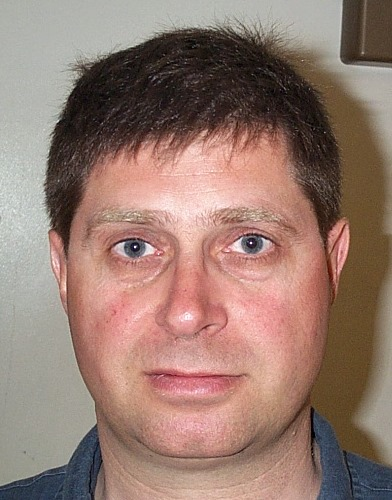
%> input picture DB1/db1_01.jpg, 392 x 500 px; its folder holds only this picture in this run
$ octave PCA.m   (GNU Octave 9; MATLAB toolbox functions it lacks are replaced by stand-ins)
%> lines starting %> are read from the running program, lines starting %| are printed output that depends on the picture; in (x1, y1, x2, y2) boxes, pixels count from 0 and x2, y2 are one past the last pixel; in counts of white or black regions, pixels touching at a corner belong together; the program's own positions count from 1
### colorCorrection.m
function compImg = colorCorrection(img)

    red = img(:,:,1);
    green = img(:,:,2);
    blue = img(:,:,3);

    % inverse of mean of individual color channels
    meanRed = 1/(mean(mean(red)));
    meanGreen = 1/(mean(mean(green)));
    meanBlue = 1/(mean(mean(blue)));

    % get max of the inverse-mean
    maxRGB = max(max(meanRed, meanGreen), meanBlue);

    meanRed = meanRed/maxRGB;
    meanGreen = meanGreen/maxRGB;
    meanBlue = meanBlue/maxRGB;

    red = red*meanRed;
    green = green*meanGreen;
    blue = blue*meanBlue;

    compImg = cat(3,red,green,blue);

end

### skinDetection.m
function skinMask = skinDetection(compImg)

    % threshold values obtained after testing
    Ymin = 70;
    cbMin = 110;
    cbMax = 180;
    crMin = 129;
    crMax = 185;

    % allocate memory
    im = zeros(size(compImg,1), size(compImg,2));

    % --- SKIN DETECTION WITH YCBCR --- %
    YCbCr = rgb2ycbcr(compImg);

    % find face-skin px
    for i = 1:size(im,1)
        for j = 1:size(im, 2)
            Y = YCbCr(i,j,1);
            Cb = YCbCr(i,j,2);
            Cr = YCbCr(i,j,3);
            if((Y > Ymin) && (cbMin <= Cb && Cb <= cbMax ) && (crMin <= Cr && Cr <= crMax))
                im(i,j) = 1;  %found face-skin
            end
        end
    end

    % morph operations - this part can be reduced.
    im = imfill(im, 'holes');
    im = imdilate(im, strel('square', 6));
    im = imfill(im, 'holes');
    im = logical(im);
    im = bwareafilt(im,1);
    im = imerode(im, strel('disk', 8));
    im = bwareafilt(im,1);
    skinMask = imfill(im, 'holes');
end

### findMouth.m
function mouthCenter = findMouth(compImg)

    threshold = 0.25;

    img = rgb2ycbcr(compImg);
    img = im2double(img);
    Cb = img(:,:,2);
    Cr = img(:,:,3);

    n = 0.95 * (mean2((Cr).^2)) / mean2(Cr./Cb);
    mouthMap = (Cr.^2) .* ((Cr.^2) - n.* (Cr./Cb)).^2;

    mouthMap = mouthMap.*255;

    % threshold in order to find mouth
    mouthMap(mouthMap > threshold) = 255;

    % morphological operations to remove blob-px
    mouthMap = imerode(mouthMap, strel('disk', 4));
    mouthMap = imdilate(mouthMap, strel('disk', 7));

    mouthMap = (mouthMap - min(min(mouthMap))) / (max(max(mouthMap)) - min(min(mouthMap)) );

    % mouth is on lower half of image
    mouthMap = uint8(mouthMap);
    BW = logical(mouthMap);
    [rows, cols] = size(mouthMap);
    BW(1 : round((1/2)*rows), :) = 0; % top
    mouthMap = BW;
    mouthMap = bwareafilt(mouthMap, 1);

    %find the coordinates of mouth
    mouthProp = regionprops(mouthMap, 'Centroid');
    centroid = mouthProp.Centroid;
    mouthCenter = round(centroid);

%     % alternative 2:
%
%     % threshold value to erase
%     threshold = 0.4;
%
%     % get Cb and Cr
%     img = rgb2ycbcr(compImg);
%     img = im2double(img);
%     Cb = img(:,:,2);
%     Cr = img(:,:,3);
%
%     n = 0.95 * (mean((Cr).^2)) / mean(Cr./Cb);
%     mouthMap = (Cr.^2) .* ((Cr.^2) - n.* (Cr./Cb)).^2;
%
%     % normalize
%     mouthMap = (mouthMap ./ max(mouthMap(:)));
%
%     % dilate potential mouth
%     SE = strel('disk', 10);
%     mouthMap = imdilate(mouthMap, SE);
%
%     % threshold to remove unwanted px
%     mouthMap = (mouthMap > threshold);
%
%     % only keep largest blob -> mouth
%     mouthMap = bwareafilt(mouthMap, 1, 'Largest');
%
%     % get position of mouth
%     mouthProp = regionprops(mouthMap, 'Centroid');
%     centroid = mouthProp.Centroid;
%     mouthCenter = round(centroid);
%


end

### faceDetect.m
function croppedImage = faceDetect(img)

    % color correction
    compImg = colorCorrection(img);

    % skin detection
    skinMask = skinDetection(compImg);

    % find mouth
    mouthCenter = findMouth(compImg);

    % find eyes
    [eyeMask, leftEyePos, rightEyePos] = findEyes(compImg, mouthCenter);

    % clean up
    eyeMap = eyeMask .* skinMask;

    % rotate face
    [rotatedEyeMap, rotatedImage, left, right] = faceRotation(eyeMap, compImg, leftEyePos, rightEyePos);

    % scale
    [scaledImage, posOfLeftEye] = imageScaling(rotatedEyeMap, rotatedImage, left, right);

    % crop
    croppedImage = cropImage(scaledImage, posOfLeftEye);
    croppedImage = im2double(rgb2gray(croppedImage));

    % normalization
    croppedImage = (croppedImage - min(min(croppedImage))) / (max(max(croppedImage)) - min(min(croppedImage)) );

    % factor value chosen through obeservation and testing of the set
    factor = 0.74/mean(croppedImage(:));
    croppedImage = croppedImage*factor;
    croppedImage = reshape(croppedImage, [], 1);

end

### findEyes.m
function [eyeImg, leftEyePos, rightEyePos] = findEyes(compImg, mouthCenter)

    % Implementation based on report "A hybrid method for eyes detection in facial images:
    % https://repository.lboro.ac.uk/articles/A_hybrid_method_for_eyes_detection_in_facial_images/9404018

    img = rgb2ycbcr(compImg);
    img = im2double(img);
    Y = img(:,:,1);
    Cb = img(:,:,2);
    Cr = img(:,:,3);

    % --- ILLUMINATION-BASED METHOD --- %
    Cb2 = (Cb.^2);
    Cr2 = (Cr.^2);
    Cr2Inv = (1-Cr2);
    CbCr = (Cb./Cr);

    eyeMapC = (1/3).*Cb2 + (1/3).*Cr2Inv + (1/3).*CbCr;
    eyeMapC = histeq(eyeMapC);

    SE = strel('disk', 5);
    nominator = imdilate(Y, SE);
    denominator = imerode(Y, SE);
    eyeMapL = nominator./(denominator + 1);

    eyeMap = eyeMapC .* eyeMapL;

    % --- COLOUR-BASED METHOD --- %
    grayImg = rgb2gray(compImg);
    grayImg = histeq(grayImg);

    % threshold 20 according to report - also gave best result
    threshold = 20;
    darkEyes = grayImg > threshold;

    % --- EDGE DENSITY-BASED METHOD --- %
    %detect edges using sobel
    grayImg = rgb2gray(compImg);
    sobelImg = edge(grayImg, 'sobel');

    % morph operations
    SE = strel('disk', 4);
    imgdil1 = imdilate(sobelImg, SE);
    imgdil2 = imdilate(imgdil1, SE);

    imger1 = imerode(imgdil2, SE);
    imger2 = imerode(imger1, SE);
    edgeDenImg = imerode(imger2, SE);

    % --- FIND EYES --- %
    threshold = 0.5;

    % loop until two eyes found
    while 1
        eyeMap2 = eyeMap;
        eyeMap2 = imdilate(eyeMap2, strel('disk', 6));

        eyeMap2 = eyeMap2 > threshold;

        % apply rules
        eyeMap2 = eyeRules(eyeMap2);
        darkEyes = eyeRules(darkEyes);
        edgeDenImg = eyeRules(edgeDenImg);

        % operations to remove blobs
        eyeMap_darkEyes = eyeMap2 & darkEyes;
        eyeMap_edgeDenImg = eyeMap2 & edgeDenImg;
        darkEyes_edgeDenImg = darkEyes & edgeDenImg;

        % sum-image of all three methods
        eyeImg = eyeMap_darkEyes | eyeMap_edgeDenImg | darkEyes_edgeDenImg;

        % --- REMOVE REMAINING BLOBS - USING MOUTHPOS --- %
        BW = logical(eyeImg);
        [rows, cols] = size(eyeImg);

        % set unrealistic top and bottom regions to 0
        BW(1 : mouthCenter(2) - round((2/7)*rows), :) = 0; % top
        BW(mouthCenter(2) - round((1/7)*rows) : end , :) = 0; % bottom
        BW(: , 1 : mouthCenter(1) - round((1/5)*cols)) = 0; % left
        BW(: , mouthCenter(1) + round((1/4)*cols) : end) = 0; % right

        % only keep 2 largest blobs -> potential eyes
        eyeImg = BW;
        eyeImg = bwareafilt(eyeImg, 2);

        % --- GET LEFT- AND RIGHT-EYE POS --- %
        eyeProp = regionprops(eyeImg, 'Centroid');
        if length(eyeProp) == 2
            leftEyePos = round(eyeProp(1).Centroid);
            rightEyePos = round(eyeProp(2).Centroid);
            return
        else
            if threshold <= 0.0001
                return
            else
                threshold = threshold - 0.1;
            end
        end
    end
end

### eyeRules.m
function image = eyeRules(img)
    % Based on: https://repository.lboro.ac.uk/articles/A_hybrid_method_for_eyes_detection_in_facial_images/9404018

    blobs = regionprops(img, 'Solidity', 'BoundingBox', 'Orientation', 'PixelList', 'Area');

    % remove blobs touching the border
    image = imclearborder(img);

    for i = 1:length(blobs)

        solidity = blobs(i).Solidity;

        width = blobs(i).BoundingBox(3);
        height = blobs(i).BoundingBox(4);
        aspectRatio = width/height;

        orientation = blobs(i).Orientation;

        % remove blobs that not does satisfy rules
        if ((solidity < 0.5) && (aspectRatio > 4.0 || aspectRatio < 0.8) && (orientation < -45 || orientation > 45))
            regionPx = blobs(i).PixelList;
            image(regionPx) = 0;
        end
    end
end

### faceRotation.m
function [rotatedEyeMap, rotatedImage, left, right] = faceRotation(eyeMap, compImg, leftEyePos, rightEyePos)

    x1 = leftEyePos(1,1);
    y1 = leftEyePos(1,2);
    x2 = rightEyePos(1,1);
    y2 = rightEyePos(1,2);

    angle = -rad2deg(atan((y1-y2)/(x2-x1)));

    rotatedEyeMap = imrotate(eyeMap, angle);
    rotatedImage = imrotate(compImg, angle);

    rotatedEyeMap = uint8(rotatedEyeMap);
    rotatedEyeMap = logical(rotatedEyeMap);

    eyeProp = regionprops(rotatedEyeMap, 'Centroid');

    left = round(eyeProp(1).Centroid);
    right = round(eyeProp(2).Centroid);

    rotatedEyeMap = imresize(rotatedEyeMap,size(eyeMap));
end

### imageScaling.m
function [scaledImage, posOfLeftEye] = imageScaling(rotatedEyeMap, rotatedImage, leftEye, rightEye)

    x1=leftEye(1,1);
    x2=rightEye(1,1);

    [rows, columns] = size(rotatedEyeMap);

    % scalefactor is chosen by observing the images in the set
    scalefactor = 110/(x2-x1);

    newWidth = scalefactor * columns;
    newWidth = round(newWidth);
    scaledImage = imresize(rotatedImage, [rows newWidth]);
    rotatedEyeMap = imresize(rotatedEyeMap, [rows newWidth]);

    % get left eye pos
    eyeProp = regionprops(rotatedEyeMap, 'Centroid');
    posOfLeftEye = round(eyeProp(1).Centroid);

end

### cropImage.m
function croppedImage = cropImage(scaledImage, posOfLeftEye)

    x1 = posOfLeftEye(1) - 50;
    y1 = posOfLeftEye(2) - 100;
    x2 = 205;
    y2 = 300;

    croppedImage = imcrop(scaledImage,[x1 y1 x2 y2]);
end

### PCA.m
myFolder = './DB1';
filePattern = fullfile(myFolder, '*.jpg');
theFiles = dir(filePattern);

% allocate memory
allFaces = double(zeros((206 * 301), 1));
allImages = allFaces;

for currentImage = 1:length(theFiles)

    % read img from folder/filename
    baseFileName = theFiles(currentImage).name;
    fullFileName = fullfile(theFiles(currentImage).folder, baseFileName);
    img = imread(fullFileName);
%> img is the input picture: size 500x392x3 uint8; mean R, G, B 150.1, 122.6, 111.8

    croppedImage = faceDetect(img);
%> in colorCorrection, `blue = img(:,:,3);`:
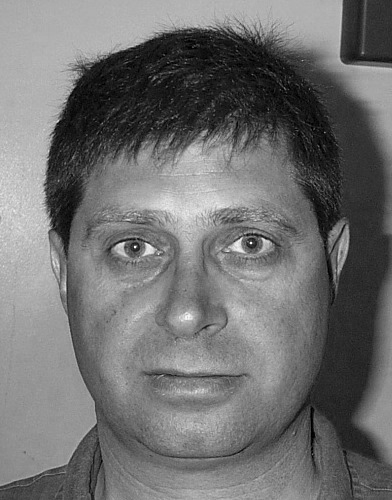
%> blue: size 500x392 uint8; min 0, max 255, mean 111.8
%> in colorCorrection, `meanRed = 1/(mean(mean(red)));`: meanRed = 0.00666
%> in colorCorrection, `meanGreen = 1/(mean(mean(green)));`: meanGreen = 0.00816
%> in colorCorrection, `meanBlue = 1/(mean(mean(blue)));`: meanBlue = 0.00894
%> in colorCorrection, `meanRed = meanRed/maxRGB;`: meanRed = 0.745
%> in colorCorrection, `meanGreen = meanGreen/maxRGB;`: meanGreen = 0.912
%> in colorCorrection, `meanBlue = meanBlue/maxRGB;`: meanBlue = 1
%> after the loop in skinDetection, `for i = 1:size(im,1)`:
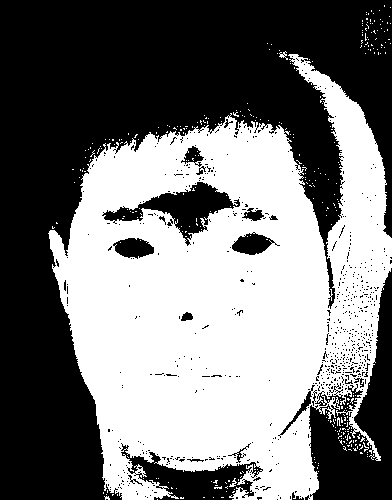
%> im: size 500x392 double; values 0 (black) and 1 (white), 47.2% white; 334 white regions (330 under 20 px), largest, box (x1, y1, x2, y2) and area: (48, 54, 392, 500) 91574, (279, 51, 288, 60) 34, (229, 478, 237, 487) 29, (337, 417, 341, 426) 20
%> in findMouth, `Cr = img(:,:,3);`:
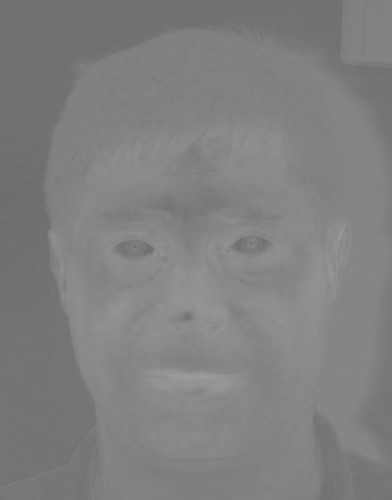
%> Cr: size 500x392 double; min 0.42, max 0.624, mean 0.502
%> in findMouth, `n = 0.95 * (mean2((Cr).^2)) / mean2(Cr./Cb);`: n = 0.239
%> in findMouth, `mouthProp = regionprops(mouthMap, 'Centroid');`: mouthProp = 1 region; Centroid: [193.1 381.8]
%> in findMouth, `centroid = mouthProp.Centroid;`: centroid = [193.1 381.8]
%> in findMouth, `mouthCenter = round(centroid);`: mouthCenter = [193 382]
%> in findEyes, `nominator = imdilate(Y, SE);`:
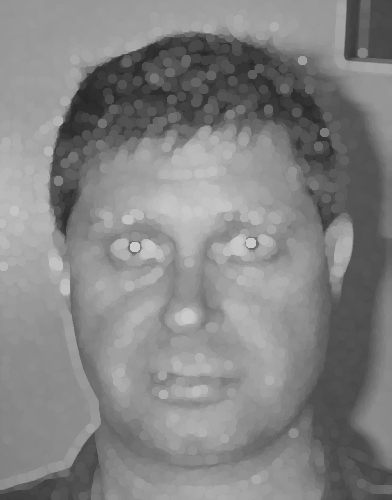
%> nominator: size 500x392 double; min 0.149, max 0.8, mean 0.515
%> in findEyes, `eyeMapL = nominator./(denominator + 1);`:
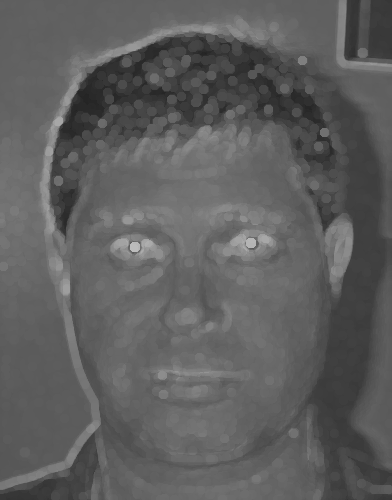
%> eyeMapL: size 500x392 double; min 0.135, max 0.739, mean 0.371
%> the loop in findEyes, `while 1` made 1 pass
%> (leftEyePos, rightEyePos) on pass 1: ([135 250], [251 246])
%> pass 1, in findEyes, `eyeMap2 = imdilate(eyeMap2, strel('disk', 6));`:
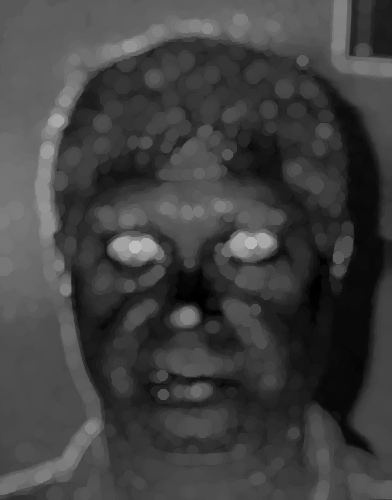
%> eyeMap2: size 500x392 double; min 0, max 0.739, mean 0.255
%> pass 1, in eyeRules, `image = imclearborder(img);`:
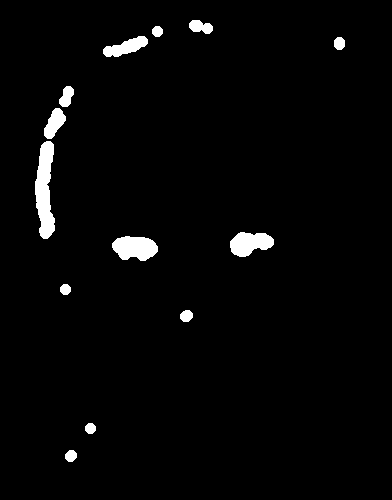
%> image: size 500x392 logical; 2.5% white; 13 white regions, largest, box (x1, y1, x2, y2) and area: (35, 141, 55, 239) 1315, (112, 236, 158, 261) 865, (230, 232, 274, 257) 769
%> in faceDetect, `[eyeMask, leftEyePos, rightEyePos] = findEyes(compImg, mouthCenter);`: leftEyePos = [135 250]; rightEyePos = [251 246]
%> in faceRotation, `x1 = leftEyePos(1,1);`: x1 = 135
%> in faceRotation, `y1 = leftEyePos(1,2);`: y1 = 250
%> in faceRotation, `x2 = rightEyePos(1,1);`: x2 = 251
%> in faceRotation, `y2 = rightEyePos(1,2);`: y2 = 246
%> in faceRotation, `angle = -rad2deg(atan((y1-y2)/(x2-x1)));`: angle = -1.97
%> in faceRotation, `eyeProp = regionprops(rotatedEyeMap, 'Centroid');`: eyeProp = 2 regions; Centroid: [144.1 254.6], [259.3 255]
%> in faceRotation, `left = round(eyeProp(1).Centroid);`: left = [144 255]
%> in faceRotation, `right = round(eyeProp(2).Centroid);`: right = [259 255]
%> in faceDetect, `[rotatedEyeMap, rotatedImage, left, right] = faceRotation(eyeMap, comp..`: left = [144 255]; right = [259 255]
%> in imageScaling, `x1=leftEye(1,1);`: x1 = 144
%> in imageScaling, `x2=rightEye(1,1);`: x2 = 259
%> in imageScaling, `scalefactor = 110/(x2-x1);`: scalefactor = 0.957
%> in imageScaling, `newWidth = scalefactor * columns;`: newWidth = 375
%> in imageScaling, `eyeProp = regionprops(rotatedEyeMap, 'Centroid');`: eyeProp = 2 regions; Centroid: [132.2 247.5], [237.7 247.9]
%> in imageScaling, `posOfLeftEye = round(eyeProp(1).Centroid);`: posOfLeftEye = [132 247]
%> in cropImage, `x1 = posOfLeftEye(1) - 50;`: x1 = 82
%> in cropImage, `y1 = posOfLeftEye(2) - 100;`: y1 = 147
%> in faceDetect, `factor = 0.74/mean(croppedImage(:));`: factor = 1.35

    % add all images to an array
    allImages(:,:,currentImage) = croppedImage;

    % flatting the image
    allFaces = allFaces + croppedImage;
end

% number of images in DB1
l = length(allImages(1,1,:));
%> l = 1

% calculate the mean
meanFaceVector = allFaces./l;

% allocate memory
faceDeviationMatrix = double(zeros(length(meanFaceVector), l));

for i=1:l
    faceVector = im2double(reshape(allImages(:,:,i), [], 1));
    faceDeviation = faceVector - meanFaceVector;
    faceDeviationMatrix(:,i) = faceDeviation;
end
%> this loop made 1 pass

% calculate the covariance
cov = (faceDeviationMatrix')*faceDeviationMatrix;
%> cov = 0

% find eigenfaces
[eVector, ~] = eig(cov);
%> eVector = 1
eigenFaces = faceDeviationMatrix * eVector;
weights = eigenFaces'*faceDeviationMatrix;
%> weights = 0

save('PCA', 'weights', 'eigenFaces', 'meanFaceVector')

% [12 lines of commented-out code are left out]

$ run again, on DB1/db1_05.jpg
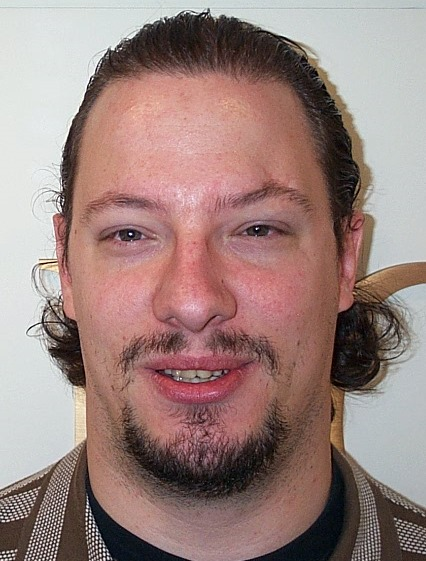
%> input picture DB1/db1_05.jpg, 426 x 561 px
%> img is the input picture: size 561x426x3 uint8; mean R, G, B 155.7, 130.7, 126.2
%> in colorCorrection, `meanRed = 1/(mean(mean(red)));`: meanRed = 0.00642
%> in colorCorrection, `meanGreen = 1/(mean(mean(green)));`: meanGreen = 0.00765
%> in colorCorrection, `meanBlue = 1/(mean(mean(blue)));`: meanBlue = 0.00792
%> in colorCorrection, `meanRed = meanRed/maxRGB;`: meanRed = 0.811
%> in colorCorrection, `meanGreen = meanGreen/maxRGB;`: meanGreen = 0.966
%> in colorCorrection, `meanBlue = meanBlue/maxRGB;`: meanBlue = 1
%> YCbCr: size 561x426x3 uint8; mean of channels 1, 2, 3 124.4, 128, 128
%> after the loop in skinDetection, `for i = 1:size(im,1)`:
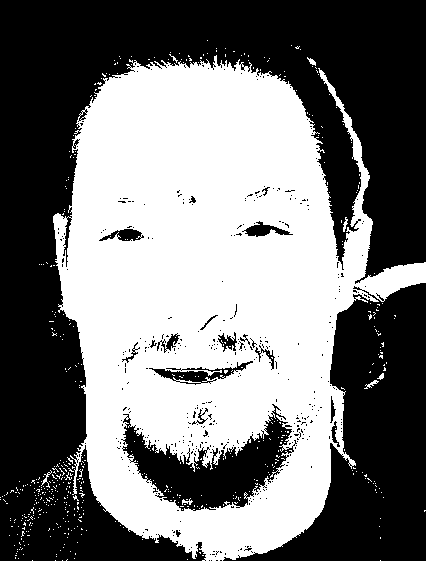
%> im: size 561x426 double; values 0 (black) and 1 (white), 47.1% white; 530 white regions (522 under 20 px), largest, box (x1, y1, x2, y2) and area: (53, 55, 426, 561) 111129, (41, 470, 52, 488) 46, (364, 380, 379, 389) 45
%> img: size 561x426x3 double; mean of channels 1, 2, 3 0.488, 0.502, 0.502
%> n = 0.24
%> mouthProp = 1 region; Centroid: [199.1 388.4]
%> centroid = [199.1 388.4]
%> in findMouth, `mouthCenter = round(centroid);`: mouthCenter = [199 388]
%> darkEyes: size 561x426 logical; 90.1% white; 907 black regions (882 under 20 px), largest, box (x1, y1, x2, y2) and area: (128, 12, 361, 257) 7345, (123, 424, 288, 499) 3560, (245, 444, 352, 561) 3266
%> sobelImg: size 561x426 logical; 3.3% white in thin lines or dots
%> imgdil1: size 561x426 logical; 19.1% white; 71 white regions, largest, box (x1, y1, x2, y2) and area: (0, 5, 374, 561) 21552, (326, 258, 426, 561) 9965, (163, 405, 231, 470) 2457
%> imgdil2: size 561x426 logical; 29.6% white; 26 white regions, largest, box (x1, y1, x2, y2) and area: (0, 2, 426, 561) 48343, (148, 362, 287, 480) 7194, (105, 312, 192, 396) 2935
%> imger1: size 561x426 logical; 20.4% white; 33 white regions, largest, box (x1, y1, x2, y2) and area: (0, 5, 426, 561) 35712, (163, 404, 284, 470) 3330, (108, 315, 189, 393) 1863
%> imger2: size 561x426 logical; 11.8% white; 73 white regions (52 under 20 px), largest, box (x1, y1, x2, y2) and area: (0, 8, 374, 561) 14663, (329, 233, 426, 561) 7875, (166, 408, 228, 467) 1944
%> edgeDenImg: size 561x426 logical; 6.4% white; 28 white regions (12 under 20 px), largest, box (x1, y1, x2, y2) and area: (0, 444, 85, 561) 4154, (29, 181, 76, 372) 2445, (354, 480, 426, 561) 2366
%> the loop in findEyes, `while 1` made 1 pass
%> (leftEyePos, rightEyePos) on pass 1: ([132 235], [258 231])
%> pass 1, in findEyes, `eyeMap2 = imdilate(eyeMap2, strel('disk', 6));`:
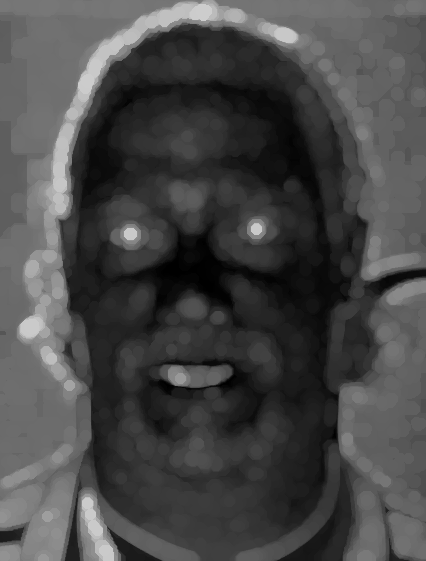
%> eyeMap2: size 561x426 double; min 0, max 0.804, mean 0.283
%> in faceDetect, `[eyeMask, leftEyePos, rightEyePos] = findEyes(compImg, mouthCenter);`: leftEyePos = [132 235]; rightEyePos = [258 231]
%> in faceRotation, `x1 = leftEyePos(1,1);`: x1 = 132
%> in faceRotation, `y1 = leftEyePos(1,2);`: y1 = 235
%> in faceRotation, `x2 = rightEyePos(1,1);`: x2 = 258
%> y2 = 231
%> angle = -1.82
%> in faceRotation, `eyeProp = regionprops(rotatedEyeMap, 'Centroid');`: eyeProp = 2 regions; Centroid: [142.3 238.9], [268.3 239.8]
%> in faceRotation, `left = round(eyeProp(1).Centroid);`: left = [142 239]
%> in faceRotation, `right = round(eyeProp(2).Centroid);`: right = [268 240]
%> in faceDetect, `[rotatedEyeMap, rotatedImage, left, right] = faceRotation(eyeMap, comp..`: left = [142 239]; right = [268 240]
%> in imageScaling, `x1=leftEye(1,1);`: x1 = 142
%> in imageScaling, `x2=rightEye(1,1);`: x2 = 268
%> scalefactor = 0.873
%> in imageScaling, `newWidth = scalefactor * columns;`: newWidth = 371.9
%> in imageScaling, `newWidth = round(newWidth);`: newWidth = 372
%> in imageScaling, `eyeProp = regionprops(rotatedEyeMap, 'Centroid');`: eyeProp = 2 regions; Centroid: [119.5 232.8], [224.7 233.8]
%> in imageScaling, `posOfLeftEye = round(eyeProp(1).Centroid);`: posOfLeftEye = [120 233]
%> in cropImage, `x1 = posOfLeftEye(1) - 50;`: x1 = 70
%> in cropImage, `y1 = posOfLeftEye(2) - 100;`: y1 = 133
%> factor = 1.5
%> l = 1
%> the loop `for i=1:l` made 1 pass
%> cov = 0
%> eVector = 1
%> weights = 0
